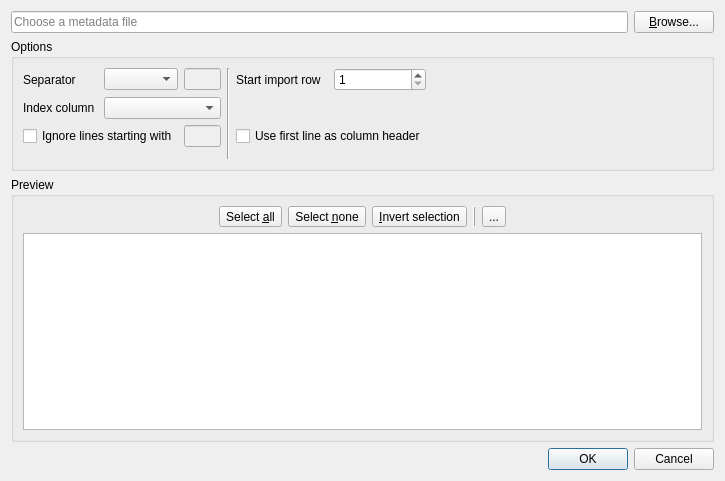
<?xml version="1.0" encoding="UTF-8"?>
<ui version="4.0">
 <class>ImportMetadataDialog</class>
 <widget class="QDialog" name="ImportMetadataDialog">
  <property name="windowModality">
   <enum>Qt::ApplicationModal</enum>
  </property>
  <property name="geometry">
   <rect>
    <x>0</x>
    <y>0</y>
    <width>725</width>
    <height>481</height>
   </rect>
  </property>
  <property name="windowTitle">
   <string>Import metadata</string>
  </property>
  <layout class="QVBoxLayout" name="verticalLayout">
   <item>
    <layout class="QHBoxLayout" name="horizontalLayout_3">
     <item>
      <widget class="QLineEdit" name="editMetadataFile">
       <property name="enabled">
        <bool>true</bool>
       </property>
       <property name="minimumSize">
        <size>
         <width>200</width>
         <height>0</height>
        </size>
       </property>
       <property name="placeholderText">
        <string>Choose a metadata file</string>
       </property>
      </widget>
     </item>
     <item>
      <widget class="QPushButton" name="btBrowseMetadataFile">
       <property name="enabled">
        <bool>true</bool>
       </property>
       <property name="sizePolicy">
        <sizepolicy hsizetype="Fixed" vsizetype="Fixed">
         <horstretch>0</horstretch>
         <verstretch>0</verstretch>
        </sizepolicy>
       </property>
       <property name="text">
        <string>&amp;Browse...</string>
       </property>
       <property name="icon">
        <iconset resource="ui.qrc">
         <normaloff>:/icons/images/folder-open.svg</normaloff>:/icons/images/folder-open.svg</iconset>
       </property>
      </widget>
     </item>
    </layout>
   </item>
   <item>
    <widget class="QGroupBox" name="groupBox">
     <property name="title">
      <string>Options</string>
     </property>
     <layout class="QGridLayout" name="gridLayout">
      <item row="0" column="6" colspan="2">
       <spacer name="horizontalSpacer_3">
        <property name="orientation">
         <enum>Qt::Horizontal</enum>
        </property>
        <property name="sizeHint" stdset="0">
         <size>
          <width>40</width>
          <height>20</height>
         </size>
        </property>
       </spacer>
      </item>
      <item row="2" column="4" colspan="2">
       <widget class="QCheckBox" name="chkUseFirstLineAsHeader">
        <property name="text">
         <string>Use first line as column header</string>
        </property>
       </widget>
      </item>
      <item row="2" column="0" colspan="2">
       <widget class="QCheckBox" name="chkComment">
        <property name="text">
         <string>Ignore lines starting with</string>
        </property>
       </widget>
      </item>
      <item row="2" column="2">
       <widget class="QLineEdit" name="editComment">
        <property name="enabled">
         <bool>false</bool>
        </property>
        <property name="sizePolicy">
         <sizepolicy hsizetype="Fixed" vsizetype="Fixed">
          <horstretch>0</horstretch>
          <verstretch>0</verstretch>
         </sizepolicy>
        </property>
        <property name="maximumSize">
         <size>
          <width>37</width>
          <height>16777215</height>
         </size>
        </property>
        <property name="maxLength">
         <number>1</number>
        </property>
       </widget>
      </item>
      <item row="0" column="1">
       <widget class="CsvDelimiterCombo" name="cbCsvDelimiter"/>
      </item>
      <item row="0" column="5">
       <widget class="QSpinBox" name="spinSkipRows">
        <property name="minimum">
         <number>1</number>
        </property>
        <property name="maximum">
         <number>2147483647</number>
        </property>
       </widget>
      </item>
      <item row="0" column="2">
       <widget class="QLineEdit" name="editCsvDelimiter">
        <property name="enabled">
         <bool>false</bool>
        </property>
        <property name="maximumSize">
         <size>
          <width>37</width>
          <height>16777215</height>
         </size>
        </property>
        <property name="maxLength">
         <number>1</number>
        </property>
       </widget>
      </item>
      <item row="0" column="0">
       <widget class="QLabel" name="label_2">
        <property name="text">
         <string>Separator</string>
        </property>
       </widget>
      </item>
      <item row="0" column="4">
       <widget class="QLabel" name="label">
        <property name="text">
         <string>Start import row</string>
        </property>
       </widget>
      </item>
      <item row="2" column="6">
       <spacer name="horizontalSpacer_6">
        <property name="orientation">
         <enum>Qt::Horizontal</enum>
        </property>
        <property name="sizeHint" stdset="0">
         <size>
          <width>40</width>
          <height>20</height>
         </size>
        </property>
       </spacer>
      </item>
      <item row="0" column="3" rowspan="5">
       <widget class="Line" name="line">
        <property name="orientation">
         <enum>Qt::Vertical</enum>
        </property>
       </widget>
      </item>
      <item row="1" column="0">
       <widget class="QLabel" name="label_3">
        <property name="text">
         <string>Index column</string>
        </property>
       </widget>
      </item>
      <item row="1" column="1" colspan="2">
       <widget class="QComboBox" name="cbIndexColumn"/>
      </item>
     </layout>
    </widget>
   </item>
   <item>
    <widget class="QGroupBox" name="groupBox_2">
     <property name="title">
      <string>Preview</string>
     </property>
     <layout class="QVBoxLayout" name="verticalLayout_2">
      <item>
       <layout class="QHBoxLayout" name="horizontalLayout">
        <item>
         <spacer name="horizontalSpacer">
          <property name="orientation">
           <enum>Qt::Horizontal</enum>
          </property>
          <property name="sizeHint" stdset="0">
           <size>
            <width>40</width>
            <height>20</height>
           </size>
          </property>
         </spacer>
        </item>
        <item>
         <widget class="QToolButton" name="btSelectAll">
          <property name="toolTip">
           <string>Select all items</string>
          </property>
          <property name="text">
           <string>Select &amp;all</string>
          </property>
          <property name="icon">
           <iconset resource="ui.qrc">
            <normaloff>:/icons/images/select-all.svg</normaloff>:/icons/images/select-all.svg</iconset>
          </property>
         </widget>
        </item>
        <item>
         <widget class="QToolButton" name="btSelectNone">
          <property name="toolTip">
           <string>Select nothing</string>
          </property>
          <property name="text">
           <string>Select &amp;none</string>
          </property>
          <property name="icon">
           <iconset resource="ui.qrc">
            <normaloff>:/icons/images/select-none.svg</normaloff>:/icons/images/select-none.svg</iconset>
          </property>
         </widget>
        </item>
        <item>
         <widget class="QToolButton" name="btSelectInvert">
          <property name="toolTip">
           <string>Invert selection</string>
          </property>
          <property name="text">
           <string>&amp;Invert selection</string>
          </property>
          <property name="icon">
           <iconset resource="ui.qrc">
            <normaloff>:/icons/images/select-invert.svg</normaloff>:/icons/images/select-invert.svg</iconset>
          </property>
         </widget>
        </item>
        <item>
         <widget class="QFrame" name="frame">
          <property name="frameShape">
           <enum>QFrame::VLine</enum>
          </property>
          <property name="frameShadow">
           <enum>QFrame::Raised</enum>
          </property>
         </widget>
        </item>
        <item>
         <widget class="QToolButton" name="btRefresh">
          <property name="toolTip">
           <string>Refresh preview</string>
          </property>
          <property name="text">
           <string>...</string>
          </property>
          <property name="icon">
           <iconset resource="ui.qrc">
            <normaloff>:/icons/images/refresh.svg</normaloff>:/icons/images/refresh.svg</iconset>
          </property>
         </widget>
        </item>
        <item>
         <spacer name="horizontalSpacer_2">
          <property name="orientation">
           <enum>Qt::Horizontal</enum>
          </property>
          <property name="sizeHint" stdset="0">
           <size>
            <width>40</width>
            <height>20</height>
           </size>
          </property>
         </spacer>
        </item>
       </layout>
      </item>
      <item>
       <widget class="LoadingTableWidget" name="twMetadata"/>
      </item>
     </layout>
    </widget>
   </item>
   <item>
    <widget class="QDialogButtonBox" name="buttonBox">
     <property name="orientation">
      <enum>Qt::Horizontal</enum>
     </property>
     <property name="standardButtons">
      <set>QDialogButtonBox::Cancel|QDialogButtonBox::Ok</set>
     </property>
    </widget>
   </item>
  </layout>
 </widget>
 <customwidgets>
  <customwidget>
   <class>CsvDelimiterCombo</class>
   <extends>QComboBox</extends>
   <header>metgem/ui/widgets.h</header>
  </customwidget>
  <customwidget>
   <class>LoadingTableWidget</class>
   <extends>QTableWidget</extends>
   <header>metgem/ui/widgets.h</header>
  </customwidget>
 </customwidgets>
 <resources>
  <include location="ui.qrc"/>
 </resources>
 <connections>
  <connection>
   <sender>buttonBox</sender>
   <signal>accepted()</signal>
   <receiver>ImportMetadataDialog</receiver>
   <slot>accept()</slot>
   <hints>
    <hint type="sourcelabel">
     <x>248</x>
     <y>254</y>
    </hint>
    <hint type="destinationlabel">
     <x>157</x>
     <y>274</y>
    </hint>
   </hints>
  </connection>
  <connection>
   <sender>buttonBox</sender>
   <signal>rejected()</signal>
   <receiver>ImportMetadataDialog</receiver>
   <slot>reject()</slot>
   <hints>
    <hint type="sourcelabel">
     <x>316</x>
     <y>260</y>
    </hint>
    <hint type="destinationlabel">
     <x>286</x>
     <y>274</y>
    </hint>
   </hints>
  </connection>
 </connections>
</ui>
